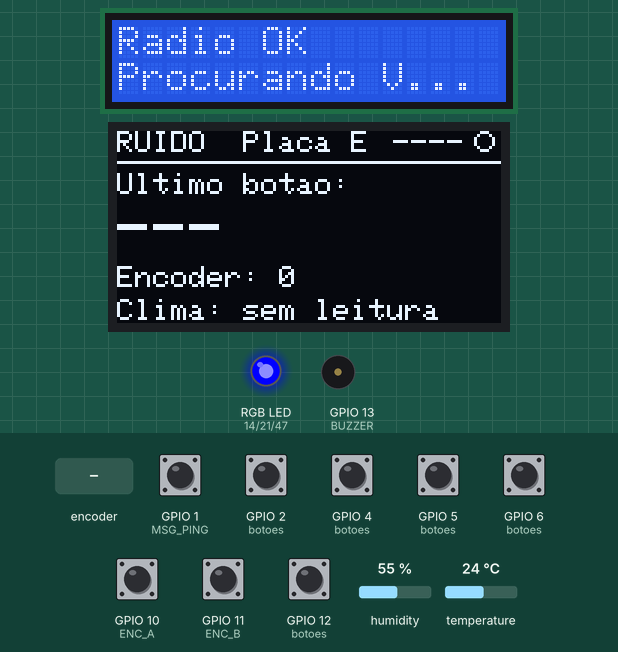
Simulated run of this sketch. Board: ESP32-S3. Shown: 16×2 character LCD, 128×64 one-colour display, an RGB LED mixed from three pins (HIGH = lit), buzzer (waves = sounding). Inputs (shaded band) come from the test bench; at power-on: GPIO 1 (MSG_PING), GPIO 2 (botoes), GPIO 4 (botoes), GPIO 5 (botoes), GPIO 6 (botoes), GPIO 10 (ENC_A), GPIO 11 (ENC_B), GPIO 12 (botoes) HIGH, humidity 55 %, temperature 24 °C. What the sketch prints to the serial monitor is not drawn.

Above: at 5.0 s.
5.1 s: rotary encoder on GPIO 10 (ENC_A) / GPIO 11 (ENC_B) turned 3 steps (first pin leading)
At 6.5 s:
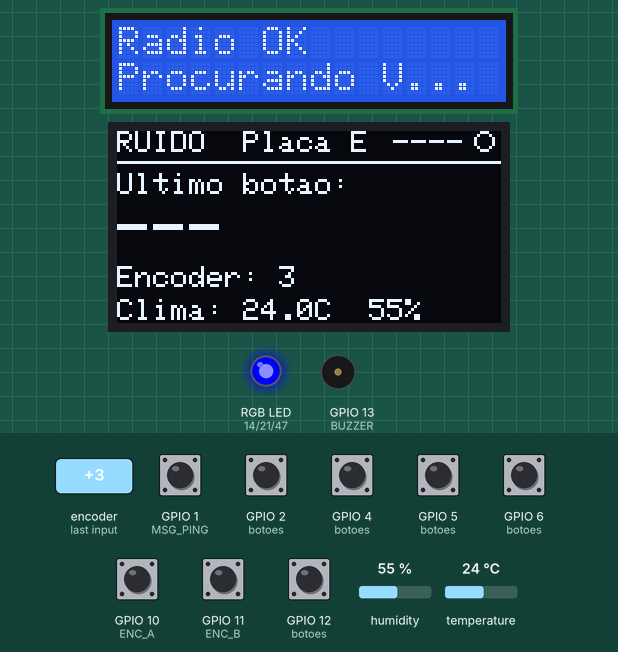
7.2 s: GPIO 1 (MSG_PING) pulled LOW for 0.15 s
At 8.3 s:
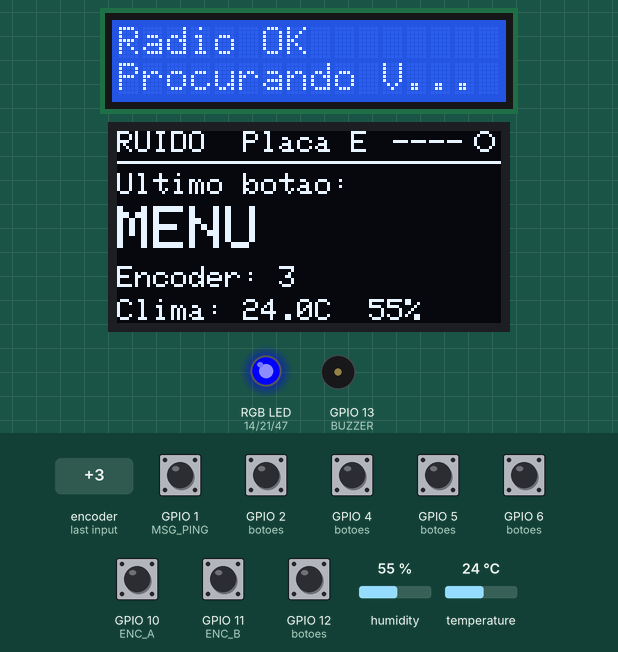
8.8 s: GPIO 2 (botoes) pulled LOW for 0.15 s
At 9.5 s:
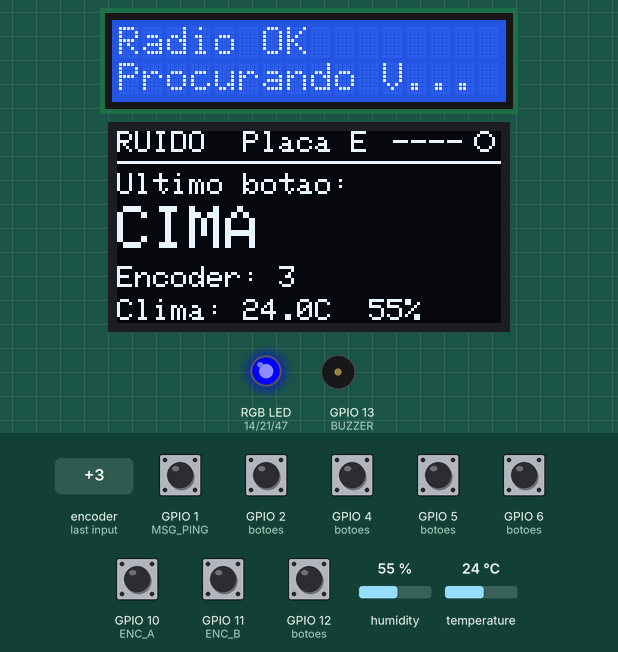
10.4 s: GPIO 4 (botoes) pulled LOW for 0.15 s
At 11.7 s:
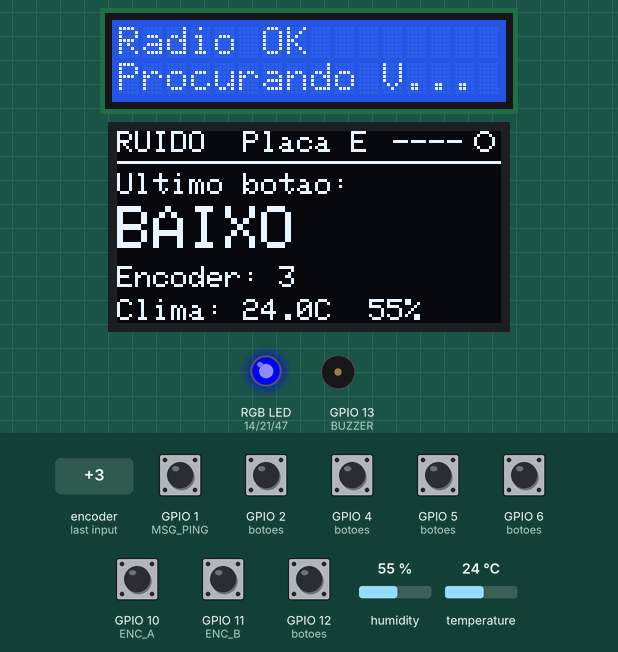
12.0 s: GPIO 5 (botoes) pulled LOW for 0.15 s
At 13.1 s:
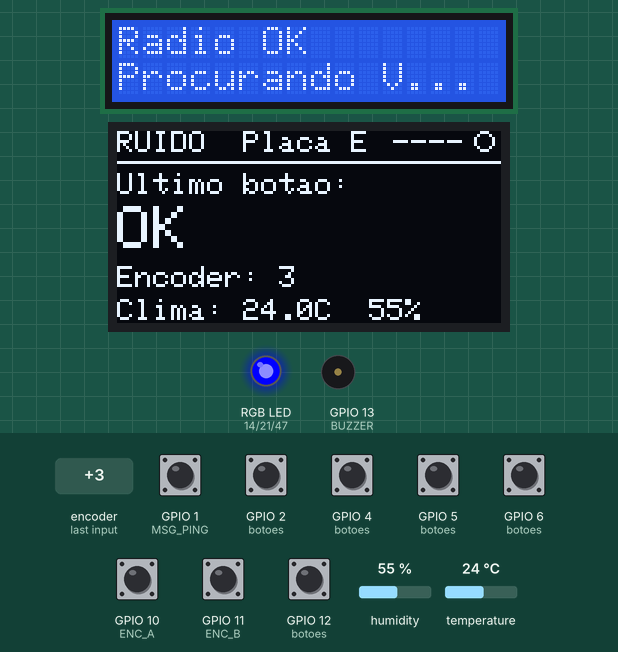
13.6 s: GPIO 6 (botoes) pulled LOW for 0.15 s
At 14.4 s:
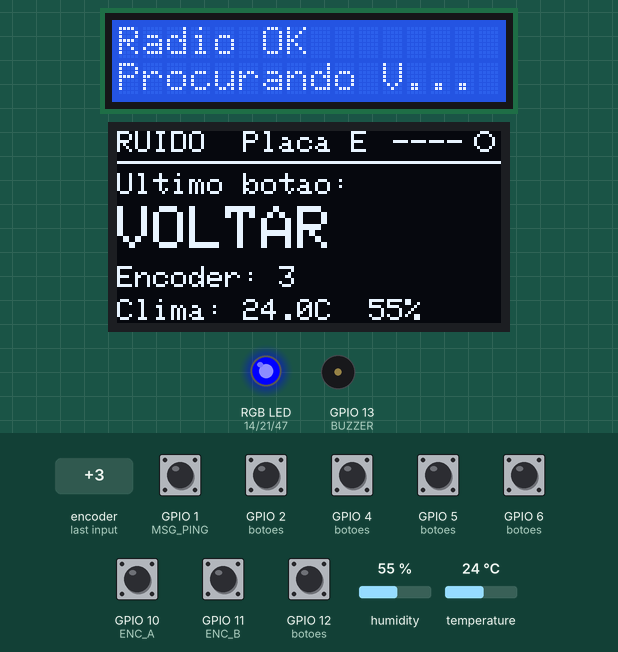
Timing chart, 0 to 16.2 s (numbered marks = the images above; inputs shaded):
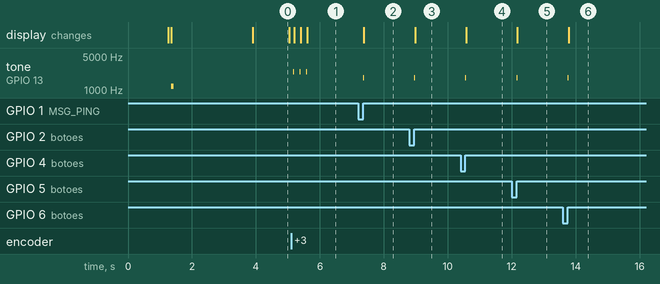

The sketch:

t3_placa_e.ino
```cpp
// ============================================================================
// RUÍDO — uma MIXTAPE de terror
// TESTE 3 · PLACA E (controle) conversando com a PLACA V por ESP-NOW
// Testa: LCD 16x2, OLED 0.96" (SSD1306), 5 botões (clique e segurar), encoder EC11
//        com clique, buzzer, LED RGB, DHT11, LED onboard e o rádio nos dois sentidos.
// Grave junto com o t3_placa_v_link.ino na Placa V.
//
// Arduino IDE: ESP32S3 Dev Module · Flash 16MB · PSRAM OPI
// Bibliotecas: "LiquidCrystal I2C" (Frank de Brabander), "DHT sensor library" (Adafruit)
//             e "Adafruit SSD1306" (instala junto a "Adafruit GFX")
// ============================================================================

#include <WiFi.h>
#include <esp_now.h>
#include <esp_wifi.h>
#include <esp_mac.h>
#include <Wire.h>
#include <LiquidCrystal_I2C.h>
#include <DHT.h>
#include <Adafruit_GFX.h>
#include <Adafruit_SSD1306.h>

// --- MATRIZ DE PINOS DA PLACA E ---------------------------------------------
#define I2C_SDA     8
#define I2C_SCL     9
#define BTN_MENU    1
#define BTN_CIMA    2
#define BTN_BAIXO   4
#define BTN_OK      5
#define BTN_VOLTAR  6
#define PINO_DHT    7
#define ENC_A      10   // EC11: pino da ponta (lado de 3 pinos)
#define ENC_B      11   // EC11: pino da outra ponta
#define ENC_SW     12   // EC11: um dos 2 pinos do botão (o outro vai no GND)
                        // EC11: pino do MEIO (C) vai no GND · não usa VCC
#define TRANSICOES_POR_CLIQUE 4   // se precisar de 2 cliques para andar 1, troque para 2
#define BUZZER     13
#define LED_R      14
#define LED_G      21
#define LED_B      47
#define LED_PLACA  48

#define CANAL_RADIO 1
uint8_t macPlacaV[] = {0xA4, 0xCB, 0x8F, 0xD4, 0xAB, 0x34};

// --- MENSAGEM (igual nas duas placas) ---------------------------------------
enum TipoMsg : uint8_t { MSG_PING = 1, MSG_BOTAO = 2, MSG_LCD = 3, MSG_CLIMA = 4 };
enum Botao   : uint8_t { B_MENU, B_CIMA, B_BAIXO, B_OK, B_VOLTAR, B_ENC_SW, B_ENC_GIRO };
enum Acao    : uint8_t { CLIQUE = 0, SEGUROU = 1 };

typedef struct __attribute__((packed)) {
  uint8_t  tipo;
  uint8_t  botao;
  uint8_t  acao;
  int8_t   giro;          // encoder: +1 / -1
  float    temperatura;
  float    umidade;
  char     linha1[17];
  char     linha2[17];
  uint32_t contador;
} Mensagem;

const char* NOMES[] = { "MENU", "CIMA", "BAIXO", "OK", "VOLTAR", "ENC OK", "ENC GIRO" };

// --- OBJETOS -----------------------------------------------------------------
LiquidCrystal_I2C lcd(0x27, 16, 2);
Adafruit_SSD1306 oled(128, 64, &Wire, -1);   // endereço 0x3C
bool oledOk = false;
DHT dht(PINO_DHT, DHT11);

// o que aparece no OLED
char oledBotao[12] = "---";
int  oledEncoder = 0;
float oledTemp = NAN, oledUmid = NAN;
bool oledConectado = false;
bool oledMudou = true;

volatile uint32_t ultimoContatoV = 0;   // millis da última mensagem recebida da V
volatile bool chegouLcd = false;
Mensagem lcdRecebido;
uint32_t contadorEnvio = 0;

// --- BOTÕES: debounce + segurar 2 s ----------------------------------------
struct EstadoBotao {
  uint8_t pino;
  bool apertado = false;
  bool segurouEnviado = false;
  uint32_t desde = 0;
  uint32_t ultimaMudanca = 0;
};
EstadoBotao botoes[] = { {BTN_MENU}, {BTN_CIMA}, {BTN_BAIXO}, {BTN_OK}, {BTN_VOLTAR}, {ENC_SW} };
const uint8_t QTD_BOTOES = sizeof(botoes) / sizeof(botoes[0]);

// --- ENCODER -----------------------------------------------------------------
volatile int encPassos = 0;
volatile uint8_t encUltimo = 0;
void IRAM_ATTR lerEncoder() {
  // tabela de quadratura: ignora ruído e conta 1 passo por "clique"
  static const int8_t tabela[16] = {0,-1,1,0, 1,0,0,-1, -1,0,0,1, 0,1,-1,0};
  static int8_t acumulado = 0;
  uint8_t agora = (digitalRead(ENC_A) << 1) | digitalRead(ENC_B);
  acumulado += tabela[(encUltimo << 2) | agora];
  encUltimo = agora;
  if (acumulado >= TRANSICOES_POR_CLIQUE)  { encPassos++; acumulado = 0; }
  if (acumulado <= -TRANSICOES_POR_CLIQUE) { encPassos--; acumulado = 0; }
}

// --- LEDs e som ---------------------------------------------------------------
void ledRgb(bool r, bool g, bool b) { digitalWrite(LED_R, r); digitalWrite(LED_G, g); digitalWrite(LED_B, b); }
void ledPlaca(uint8_t r, uint8_t g, uint8_t b) { rgbLedWrite(LED_PLACA, r, g, b); }
void bip(uint16_t freq, uint16_t ms) { tone(BUZZER, freq, ms); }

// --- ESP-NOW -------------------------------------------------------------------
#if ESP_IDF_VERSION >= ESP_IDF_VERSION_VAL(5, 5, 0)
void aoEnviar(const esp_now_send_info_t* info, esp_now_send_status_t status) {}
#else
void aoEnviar(const uint8_t* mac, esp_now_send_status_t status) {}
#endif

void aoReceber(const esp_now_recv_info_t* info, const uint8_t* dados, int tam) {
  if (tam != sizeof(Mensagem)) return;
  if (memcmp(info->src_addr, macPlacaV, 6) != 0) return;   // só aceita a Placa V
  ultimoContatoV = millis();
  const Mensagem* m = (const Mensagem*)dados;
  if (m->tipo == MSG_LCD) { memcpy(&lcdRecebido, m, sizeof(Mensagem)); chegouLcd = true; }
}

void enviar(Mensagem& m) {
  m.contador = ++contadorEnvio;
  esp_now_send(macPlacaV, (uint8_t*)&m, sizeof(Mensagem));
}

void enviarBotao(uint8_t botao, uint8_t acao, int8_t giro = 0) {
  Mensagem m = {};
  m.tipo = MSG_BOTAO; m.botao = botao; m.acao = acao; m.giro = giro;
  enviar(m);
  if (botao == B_ENC_GIRO) oledEncoder += giro;
  else snprintf(oledBotao, sizeof(oledBotao), "%s%s", NOMES[botao], acao == SEGUROU ? "*" : "");
  oledMudou = true;
  Serial.printf("-> %s %s\n", NOMES[botao], botao == B_ENC_GIRO ? (giro > 0 ? "+1" : "-1") : (acao == SEGUROU ? "(segurou)" : ""));
}

bool iniciarRadio() {
  WiFi.mode(WIFI_STA);
  WiFi.disconnect();
  esp_wifi_set_channel(CANAL_RADIO, WIFI_SECOND_CHAN_NONE);
  if (esp_now_init() != ESP_OK) return false;
  esp_now_register_send_cb(aoEnviar);
  esp_now_register_recv_cb(aoReceber);
  esp_now_peer_info_t peer = {};
  memcpy(peer.peer_addr, macPlacaV, 6);
  peer.channel = CANAL_RADIO;
  peer.encrypt = false;
  return esp_now_add_peer(&peer) == ESP_OK;
}

// --- OLED ---------------------------------------------------------------------
void desenharOled() {
  if (!oledOk) return;
  oled.clearDisplay();
  oled.setTextColor(SSD1306_WHITE);
  oled.setTextSize(1);
  oled.setCursor(0, 0);
  oled.print("RUIDO  Placa E");
  oled.setCursor(92, 0);
  oled.print(oledConectado ? "LINK" : "----");
  if (oledConectado) oled.fillCircle(122, 3, 3, SSD1306_WHITE); else oled.drawCircle(122, 3, 3, SSD1306_WHITE);
  oled.drawFastHLine(0, 10, 128, SSD1306_WHITE);

  oled.setCursor(0, 14);
  oled.print("Ultimo botao:");
  oled.setTextSize(2);
  oled.setCursor(0, 25);
  oled.print(oledBotao);

  oled.setTextSize(1);
  oled.setCursor(0, 45);
  oled.printf("Encoder: %d", oledEncoder);
  oled.setCursor(0, 56);
  if (isnan(oledTemp)) oled.print("Clima: sem leitura");
  else oled.printf("Clima: %.1fC  %.0f%%", oledTemp, oledUmid);
  oled.display();
}

// ----------------------------------------------------------------------------
void mostrarMac() {
  uint8_t mac[6];
  esp_read_mac(mac, ESP_MAC_WIFI_STA);
  char txt[18];
  snprintf(txt, sizeof(txt), "%02X%02X%02X%02X%02X%02X", mac[0], mac[1], mac[2], mac[3], mac[4], mac[5]);
  Serial.println("==============================================");
  Serial.printf ("[PLACA E] MAC: %02X:%02X:%02X:%02X:%02X:%02X\n", mac[0], mac[1], mac[2], mac[3], mac[4], mac[5]);
  Serial.printf ("uint8_t macPlacaE[] = {0x%02X, 0x%02X, 0x%02X, 0x%02X, 0x%02X, 0x%02X};\n",
                 mac[0], mac[1], mac[2], mac[3], mac[4], mac[5]);
  Serial.println("==============================================");
  lcd.clear();
  lcd.setCursor(0, 0); lcd.print("PLACA E  MAC:");
  lcd.setCursor(0, 1); lcd.print(txt);
}

void setup() {
  Serial.begin(115200);
  delay(1200);

  pinMode(LED_R, OUTPUT); pinMode(LED_G, OUTPUT); pinMode(LED_B, OUTPUT);
  ledRgb(0, 0, 1);
  ledPlaca(0, 0, 40);
  for (uint8_t i = 0; i < QTD_BOTOES; i++) pinMode(botoes[i].pino, INPUT_PULLUP);
  pinMode(ENC_A, INPUT_PULLUP);
  pinMode(ENC_B, INPUT_PULLUP);
  encUltimo = (digitalRead(ENC_A) << 1) | digitalRead(ENC_B);
  attachInterrupt(digitalPinToInterrupt(ENC_A), lerEncoder, CHANGE);
  attachInterrupt(digitalPinToInterrupt(ENC_B), lerEncoder, CHANGE);

  Wire.begin(I2C_SDA, I2C_SCL);
  Wire.setClock(400000);
  lcd.init();
  lcd.backlight();
  oledOk = oled.begin(SSD1306_SWITCHCAPVCC, 0x3C);
  Serial.printf("OLED: %s\n", oledOk ? "OK" : "não encontrado (confira SDA 8, SCL 9 e endereço 0x3C)");
  if (oledOk) { oled.clearDisplay(); oled.display(); }
  dht.begin();

  mostrarMac();
  bip(1200, 80);
  delay(2500);

  bool ok = iniciarRadio();
  Serial.printf("ESP-NOW: %s (canal %d)\n", ok ? "OK" : "FALHOU", CANAL_RADIO);
  lcd.clear();
  lcd.setCursor(0, 0); lcd.print(ok ? "Radio OK" : "Radio FALHOU");
  lcd.setCursor(0, 1); lcd.print("Procurando V...");
}

void loop() {
  uint32_t agora = millis();

  // --- botões ---
  for (uint8_t i = 0; i < QTD_BOTOES; i++) {
    EstadoBotao& b = botoes[i];
    bool lido = digitalRead(b.pino) == LOW;
    if (lido != b.apertado && agora - b.ultimaMudanca > 30) {   // debounce 30 ms
      b.ultimaMudanca = agora;
      b.apertado = lido;
      if (lido) { b.desde = agora; b.segurouEnviado = false; }
      else if (!b.segurouEnviado) { enviarBotao(i, CLIQUE); bip(1800, 30); }
    }
    if (b.apertado && !b.segurouEnviado && agora - b.desde >= 2000) {
      b.segurouEnviado = true;
      enviarBotao(i, SEGUROU);
      bip(900, 120);
    }
  }

  // --- encoder ---
  noInterrupts(); int passos = encPassos; encPassos = 0; interrupts();
  while (passos > 0) { enviarBotao(B_ENC_GIRO, CLIQUE, +1); bip(2400, 8); passos--; }
  while (passos < 0) { enviarBotao(B_ENC_GIRO, CLIQUE, -1); bip(2000, 8); passos++; }

  // --- ping e clima ---
  static uint32_t ultimoPing = 0, ultimoClima = 0;
  if (agora - ultimoPing >= 1000) {
    ultimoPing = agora;
    Mensagem m = {}; m.tipo = MSG_PING; enviar(m);
  }
  if (agora - ultimoClima >= 5000) {        // no jogo vai ser a cada 30 s
    ultimoClima = agora;
    Mensagem m = {}; m.tipo = MSG_CLIMA;
    m.temperatura = dht.readTemperature();
    m.umidade     = dht.readHumidity();
    enviar(m);
    oledTemp = m.temperatura; oledUmid = m.umidade; oledMudou = true;
    Serial.printf("-> CLIMA %.1f C  %.0f %%\n", m.temperatura, m.umidade);
  }

  // --- texto do LCD vindo da V ---
  if (chegouLcd) {
    chegouLcd = false;
    lcd.setCursor(0, 0); lcd.printf("%-16s", lcdRecebido.linha1);
    lcd.setCursor(0, 1); lcd.printf("%-16s", lcdRecebido.linha2);
  }

  // --- status da conexão: LED onboard + LED RGB ---
  static bool conectadoAntes = false;
  bool conectado = ultimoContatoV && (agora - ultimoContatoV < 3000);
  if (conectado != conectadoAntes) {
    conectadoAntes = conectado;
    oledConectado = conectado; oledMudou = true;
    if (conectado) { ledPlaca(0, 40, 0); ledRgb(0, 1, 0); bip(1500, 60); Serial.println("== CONECTADO na Placa V =="); }
    else {
      ledPlaca(40, 0, 0); ledRgb(1, 0, 0); Serial.println("== SEM SINAL da Placa V ==");
      lcd.setCursor(0, 0); lcd.print("   SEM SINAL    ");
      lcd.setCursor(0, 1); lcd.print("Ligue a Placa V ");
    }
  }

  // --- OLED (no máximo 20 vezes por segundo) ---
  static uint32_t ultimoOled = 0;
  if (oledMudou && agora - ultimoOled >= 50) {
    ultimoOled = agora;
    oledMudou = false;
    desenharOled();
  }
}
```

Measured:
- after the input at 5.1 s, tone on GPIO 13 (BUZZER): alternates 2400 Hz for 0.01 s and silent for 0.19 s, 6 changes in all, then stays silent, starting after 0.08 s; the display: first changes after 0.10 s (image 1 shows a later state)
- after the input at 7.2 s, tone on GPIO 13 (BUZZER): silent → 1800 Hz after 0.15 s, → silent 0.03 s later; the display: changes after 0.18 s (image 2)
- after the input at 8.8 s, tone on GPIO 13 (BUZZER): silent → 1800 Hz after 0.15 s, → silent 0.03 s later; the display: changes after 0.18 s (image 3)
- after the input at 10.4 s, tone on GPIO 13 (BUZZER): silent → 1800 Hz after 0.15 s, → silent 0.03 s later; the display: changes after 0.18 s (image 4)
- after the input at 12.0 s, tone on GPIO 13 (BUZZER): silent → 1800 Hz after 0.15 s, → silent 0.03 s later; the display: changes after 0.18 s (image 5)
- after the input at 13.6 s, tone on GPIO 13 (BUZZER): silent → 1800 Hz after 0.15 s, → silent 0.03 s later; the display: changes after 0.18 s (image 6)
- what the display in image 0 shows lasts 1.1 s, from 3.9 s to 5.0 s
